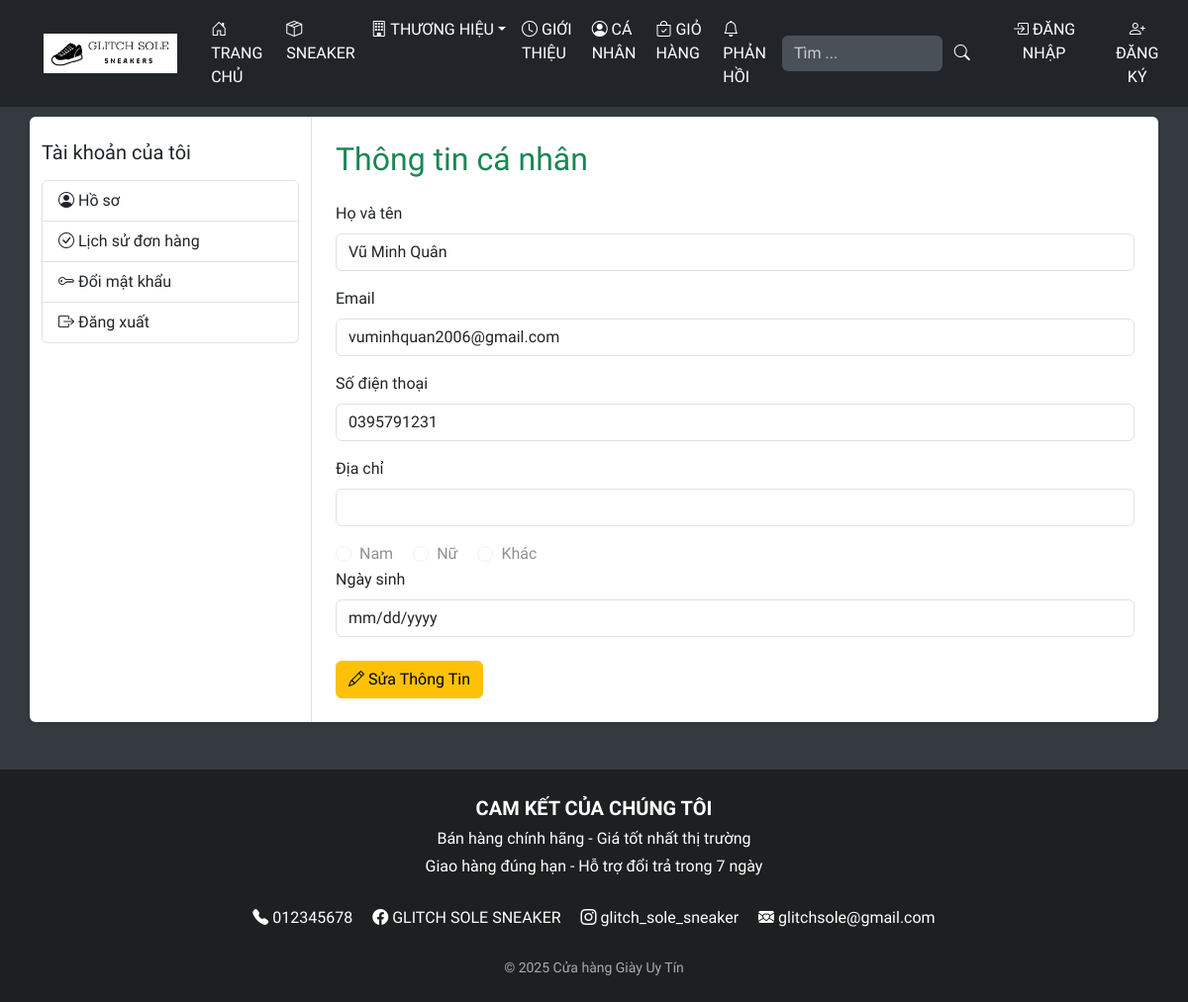
The page /view/page/profile.php (signed in) on the database its author committed.
### tables this page shows
CREATE TABLE `khachhang` (
  `MA_KH` int(11) NOT NULL,
  `TEN_KH` varchar(100) NOT NULL,
  `DIACHI_KH` varchar(100) DEFAULT NULL,
  `SDT_KH` varchar(12) DEFAULT NULL,
  `GIOITINH` tinyint(4) DEFAULT NULL,
  `NGAYSINH` date DEFAULT NULL,
  `EMAIL` varchar(50) DEFAULT NULL,
  `TICHDIEM` int(11) DEFAULT 0,
  `PASS_KH` varchar(350) NOT NULL
);

### view/page/profile.php (the view, shortened to what this page needs)
<?php
include_once("../layout/header.php");
include_once("../../config/config.php");
$MA_KH = $_SESSION['user_id'] ?? null;
$user = [
  'TEN_KH' => '',
  'EMAIL' => '',
  'SDT_KH' => '',
  'DIACHI_KH' => '',
  'GIOITINH' => '',
  'NGAYSINH' => ''
];
if ($MA_KH) {
  $sql = "SELECT TEN_KH, EMAIL, SDT_KH, DIACHI_KH, GIOITINH, NGAYSINH FROM KHACHHANG WHERE MA_KH = $MA_KH";
  $result = mysqli_query($conn, $sql);
  if ($result && mysqli_num_rows($result) > 0) {
    $row = mysqli_fetch_assoc($result);
    $user['TEN_KH'] = $row['TEN_KH'];
    $user['EMAIL'] = $row['EMAIL'];
    $user['SDT_KH'] = $row['SDT_KH'];
    $user['DIACHI_KH'] = $row['DIACHI_KH'];
    $user['GIOITINH'] = $row['GIOITINH'];
    $user['NGAYSINH'] = $row['NGAYSINH'];
  }
}
?>
<div class="container my-5 bg-white rounded shadow-sm">
  <div class="row">
    <aside class="col-md-3 border-end">
      <h5 class="mt-4">Tài khoản của tôi</h5>
      <div class="list-group mt-3">
        <a href="profile.php" class="list-group-item list-group-item-action"><i class="bi bi-person-circle"></i> Hồ sơ</a>
        <a href="order_history.php" class="list-group-item list-group-item-action"><i class="bi bi-check-circle"></i> Lịch sử đơn hàng</a>
        <a href="repass.php?MA_KH=<?php echo $MA_KH ?>" class="list-group-item list-group-item-action"><i class="bi bi-key"></i> Đổi mật khẩu</a>
        <a href="../user/logout.php" class="list-group-item list-group-item-action"><i class="bi bi-box-arrow-right"></i> Đăng xuất</a>
      </div>
    </aside>
    <main class="col-md-9 p-4">
      <h2 class="text-success mb-4">Thông tin cá nhân</h2>
      <form method="post" action="#">
        <div class="mb-3">
          <label class="form-label">Họ và tên</label>
          <input type="text" name="TEN_KH" class="form-control" value="<?php echo($user['TEN_KH']); ?>" readonly>
        </div>
        <div class="mb-3">
          <label class="form-label">Email</label>
          <input type="email" name="EMAIL" class="form-control" value="<?php echo($user['EMAIL']); ?>" readonly>
        </div>
        <div class="mb-3">
          <label class="form-label">Số điện thoại</label>
          <input type="text" name="SDT_KH" class="form-control" value="<?php echo($user['SDT_KH']); ?>" readonly>
        </div>
        <div class="mb-3">
          <label class="form-label">Địa chỉ</label>
          <input type="text" name="DIACHI" class="form-control" value="<?php echo($user['DIACHI_KH']); ?>" readonly>
        </div>
        <div class="form-check form-check-inline">
          <input class="form-check-input" type="radio" name="GIOITINH" id="gtNam" value="0"
            <?php if ($user['GIOITINH'] === '0') echo 'checked'; ?> disabled>
          <label class="form-check-label" for="gtNam">Nam</label>
        </div>
        <div class="form-check form-check-inline">
          <input class="form-check-input" type="radio" name="GIOITINH" id="gtNu" value="1"
            <?php if ($user['GIOITINH'] === '1') echo 'checked'; ?> disabled>
          <label class="form-check-label" for="gtNu">Nữ</label>
        </div>
        <div class="form-check form-check-inline">
          <input class="form-check-input" type="radio" name="GIOITINH" id="gtKhac" value="2"
            <?php if ($user['GIOITINH'] === '2') echo 'checked'; ?> disabled>
          <label class="form-check-label" for="gtKhac">Khác</label>
        </div>
        <div class="mb-4">
          <label class="form-label">Ngày sinh</label>
          <input type="date" name="NGAYSINH" class="form-control" value="<?php echo($user['NGAYSINH']); ?>" readonly>
        </div>
        <a href="edit-profile.php" class="btn btn-warning"><i class="bi bi-pencil"></i> Sửa Thông Tin</a>
      </form>
    </main>
  </div>
</div>
<?php
include_once("../layout/footer.php");
?>

### css/style.css (style rules this page uses)
body { background-color: #343a40 !important; }
h2 { color: white; }

### view/layout/header.php (style rules this page uses)
* { font-family: 'Lexend'; }
body { padding-top: 70px; }
html, body { height: 100%; margin: 0; display: flex; flex-direction: column; }
main { flex: 1; }

### rows shown on the page
khachhang: TEN_KH "Vũ Minh Quân", EMAIL "vuminhquan2006@gmail.com", SDT_KH "0395791231", GIOITINH "☐ Nam", GIOITINH "☐ Nữ", GIOITINH "☐ Khác"
